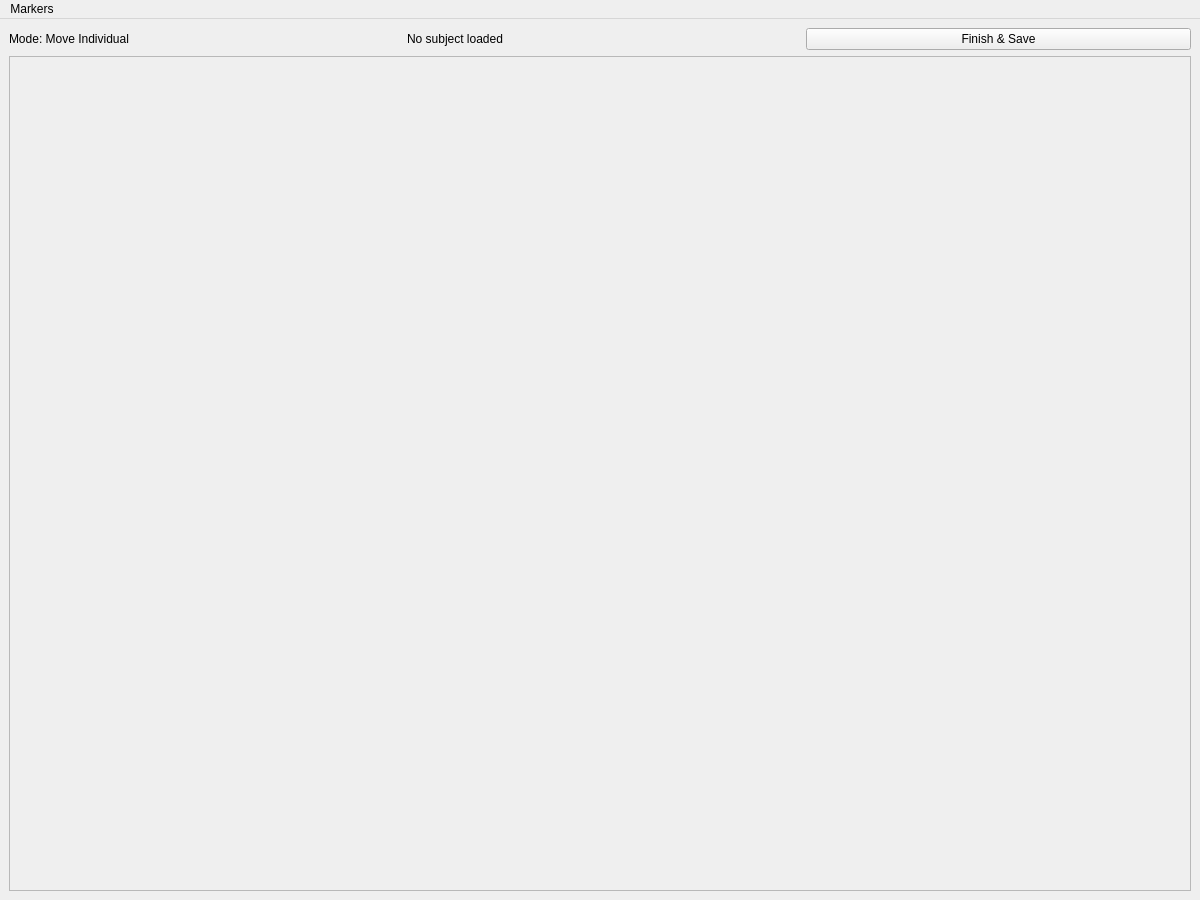
<?xml version="1.0" encoding="UTF-8"?>
<ui version="4.0">
 <class>TemplateViewerWindow</class>
 <widget class="QMainWindow" name="TemplateViewerWindow">
  <property name="geometry">
   <rect>
    <x>0</x>
    <y>0</y>
    <width>1200</width>
    <height>900</height>
   </rect>
  </property>
  <property name="windowTitle">
   <string>Template Marking Viewer</string>
  </property>
  <widget class="QWidget" name="centralwidget">
   <layout class="QVBoxLayout" name="mainLayout">
    <item>
     <layout class="QHBoxLayout" name="topBar">
      <item>
       <widget class="QLabel" name="statusLabel">
        <property name="text">
         <string>Mode: Move Individual</string>
        </property>
       </widget>
      </item>
      <item>
       <spacer name="topSpacer">
        <property name="orientation">
         <enum>Qt::Horizontal</enum>
        </property>
       </spacer>
      </item>
      <item>
       <widget class="QLabel" name="subjectLabel">
        <property name="text">
         <string>No subject loaded</string>
        </property>
       </widget>
      </item>
      <item>
       <spacer name="topSpacer2">
        <property name="orientation">
         <enum>Qt::Horizontal</enum>
        </property>
       </spacer>
      </item>
      <item>
       <widget class="QPushButton" name="finishButton">
        <property name="text">
         <string>Finish &amp;&amp; Save</string>
        </property>
       </widget>
      </item>
     </layout>
    </item>
    <item>
     <widget class="QScrollArea" name="scrollArea">
      <property name="widgetResizable">
       <bool>true</bool>
      </property>
      <widget class="QWidget" name="scrollContents">
       <layout class="QVBoxLayout" name="plotLayout"/>
      </widget>
     </widget>
    </item>
   </layout>
  </widget>
  <widget class="QMenuBar" name="menubar">
   <widget class="QMenu" name="markersMenu">
    <property name="title">
     <string>Markers</string>
    </property>
    <addaction name="actionMoveSubsequent"/>
   </widget>
   <addaction name="markersMenu"/>
  </widget>
  <action name="actionMoveSubsequent">
   <property name="checkable">
    <bool>true</bool>
   </property>
   <property name="text">
    <string>Move Subsequent Dicrotic</string>
   </property>
  </action>
 </widget>
 <resources/>
 <connections/>
</ui>
